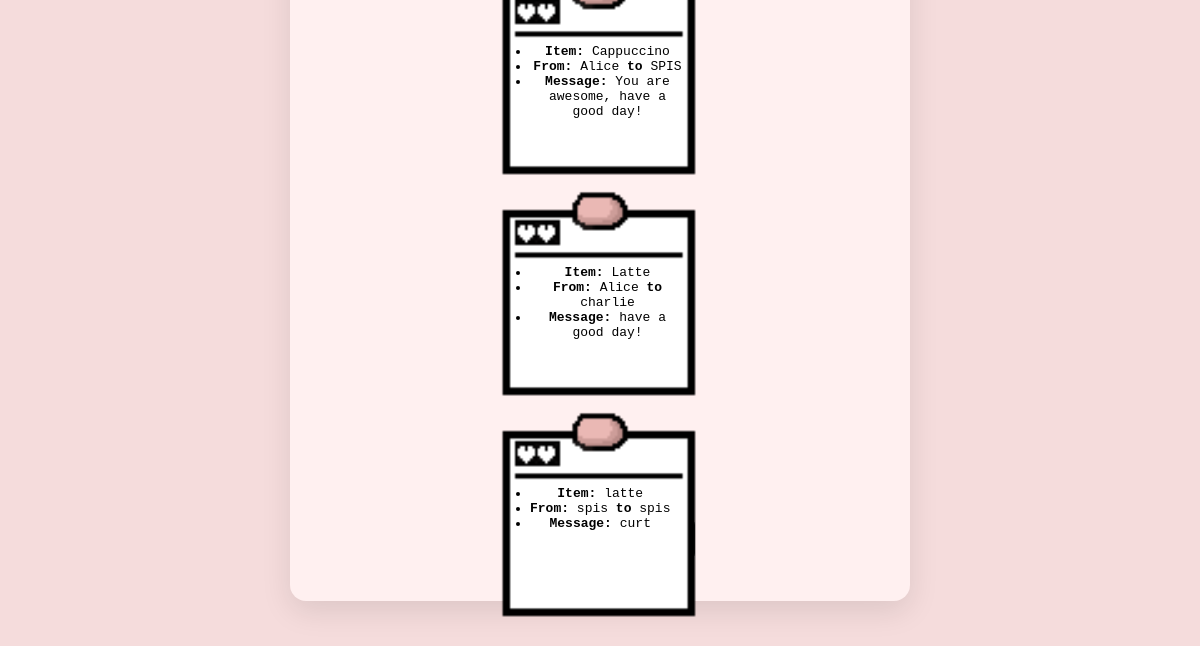
The page /orders (lower part) on the database as committed earlier.
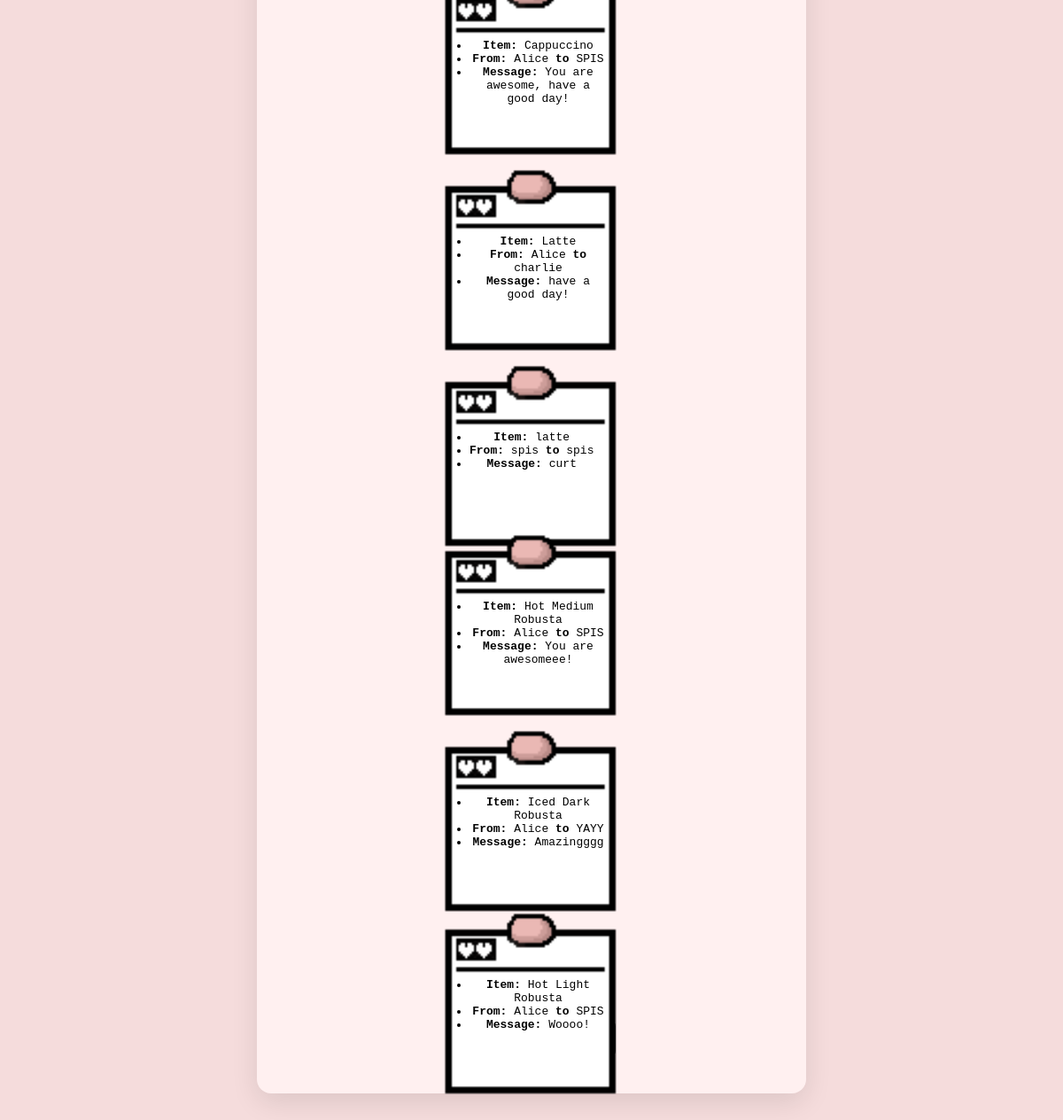
The same page on the database as committed later.
### tables this page shows
CREATE TABLE orders
        (order_id INTEGER PRIMARY KEY AUTOINCREMENT,
        sender_name TEXT NOT NULL,
        recipient_name TEXT NOT NULL,
        item_name TEXT NOT NULL,
        message TEXT NOT NULL);

### app.py (the view)
@app.route('/orders')
def show_orders():
    conn = get_db_connection()
    orders = conn.execute('SELECT * FROM orders').fetchall()
    conn.close()
    return render_template('orders.html', orders=orders)

### app.py (called while the page is built)
def get_db_connection():
    conn = sqlite3.connect('cafe.db')
    conn.row_factory = sqlite3.Row
    return conn

### templates/orders.html (shortened to what this page needs)
<!DOCTYPE html>
<html lang="en">
<head>
    <link rel="stylesheet" href="{{url_for('static', filename='style.css')}}">
</head>
<body>
    <div class="game-container">
    {% if orders %}
    <div class="orders-container">
        {% for order in orders %}
            <div class="display-container">
                <img src="{{url_for('static', filename='coffee_notes.png')}}" alt="Coffee Notes" class="display-image">
                <div class="order-overlay">
                    <ul>
                        <li><b>Item:</b> {{ order.item_name }}<br></li>
                        <li><b>From:</b> {{ order.sender_name }} <b>to</b> {{ order.recipient_name }}<br></li>
                        <li><b>Message:</b> {{ order.message }}</li>
                    </ul>
                </div>
            </div>
        {% endfor %}
        </div>
    {% else %}
        <p>No orders have been placed yet.</p>
    {% endif %}
    <div class="nav-button">
        <form action="/" method="GET">
            <button type="submit">Go Back to Cafe!</button>
        </form>
    </div>
    </div>
</body>
</html>

### static/style.css (style rules this page uses)
body { background-color: #f5dcdc; font-family: monospace; display: flex; flex-direction: column; justify-content: center; align-items: center; min-height: 100vh; margin: 30; padding: 30; }
.game-container { justify-content: center; background-color: #fff0f0; padding: 40px 60px; border-radius: 16px; box-shadow: 0 10px 30px rgba(0, 0, 0, 0.1); text-align: center; max-width: 85%; width: 500px; margin: 20px; }
.nav-button { justify-content: center; background-color: #efdbcd; color: rgb(104, 83, 83); border: 1px solid #333; padding: 12px 24px; margin-top: 20px; border-radius: 8px; font-size: 1.2em; cursor: pointer; transition: background-color 0.3s ease; text-decoration: none; display: inline-block; transition: background-color 0.3s ease, transform 0.3s ease; }
button { background-color: inherit; color: inherit; border: none; font-family: monospace; }
.orders-container { display: flex; flex-wrap: wrap; justify-content: center; column-gap: 20px; row-gap: 100px; padding: 10px; }
.display-container { position: relative; width: 250px; margin: 0 auto; overflow-wrap: break-word; }
.display-image { position: absolute; top: 0; left: 0; width: 100%; height: auto; z-index: 1; }
.order-overlay { position: relative; z-index: 2; padding: 10px; top: 67px; left: 5px; float: left; margin-right: 35px; color: #000; font-family: monospace; }

Rows that differ between the two databases and show on the page:
added orders: item_name "Hot Medium Robusta", sender_name "Alice", recipient_name "SPIS", message "You are awesomeee!"
added orders: item_name "Iced Dark Robusta", sender_name "Alice", recipient_name "YAYY", message "Amazingggg"
added orders: item_name "Hot Light Robusta", sender_name "Alice", recipient_name "SPIS", message "Woooo!"
